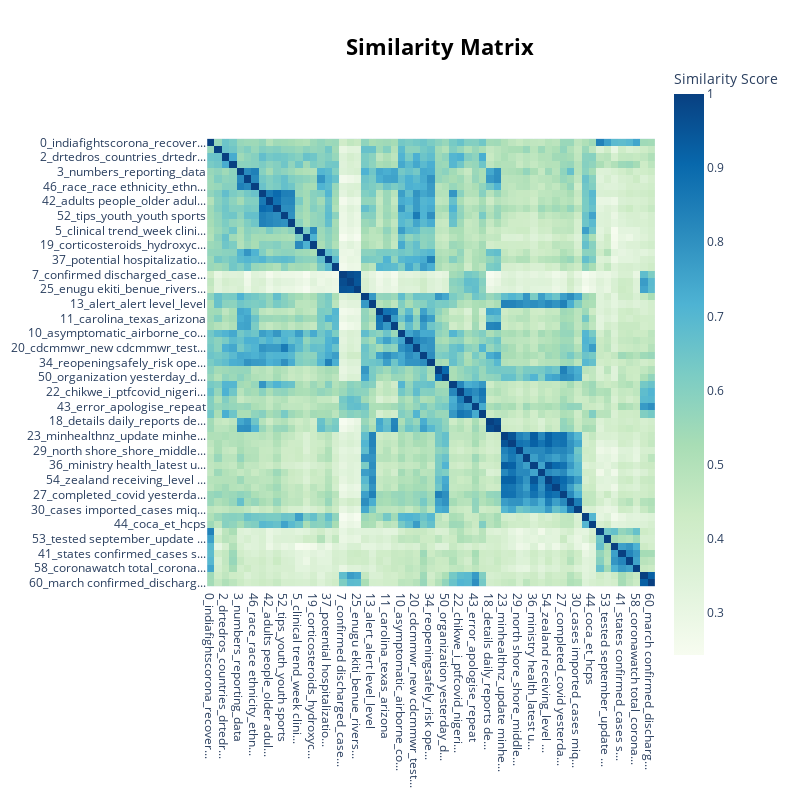

Notebook source saved alongside this figure:
### Code cell
topic_model_real.visualize_heatmap(n_clusters=20)

### Figure 1 — Plotly figure (JSON) as saved in the notebook; plotly's stock layout.template omitted (floating-point values rounded to 4 significant figures; data arrays with more than 128 entries replaced by an {"elided": "..."} marker saying what was removed)
{"data": [{"coloraxis": "coloraxis", "hovertemplate": "x: %{x}<br>y: %{y}<br>Similarity Score: %{z}<extra></extra>", "name": "0", "type": "heatmap", "x": ["0_indiafightscorona_recover...", "1_says_restrictions_uk", "2_drtedros_countries_drtedr...", "40_report update_covidscien...", "3_numbers_reporting_data", "17_data_hospitalization dat...", "46_race_race ethnicity_ethn...", "4_face covering_hands_cover...", "42_adults people_older adul...", "45_health department_depart...", "52_tips_youth_youth sports", "55_stress_cope stress_stres...", "5_clinical trend_week clini...", "16_mrna_vaccine_just announ...", "19_corticosteroids_hydroxyc...", "6_alexismadrigal_yeah_yayit...", "37_potential hospitalizatio...", "57_forecasts_forecasts sugg...", "7_confirmed discharged_case...", "21_covid lagos_covid nigeri...", "25_enugu ekiti_benue_rivers...", "8_contacted_referred_close ...", "13_alert_alert level_level", "9_day average_average_repor...", "11_carolina_texas_arizona", "28_published states_reporte...", "10_asymptomatic_airborne_co...", "12_covidview_covidview repo...", "20_cdcmmwr_new cdcmmwr_test...", "24_widespread_million covid...", "34_reopeningsafely_risk ope...", "14_completed_yesterday labo...", "50_organization yesterday_d...", "15_takeresponsibility_face ...", "22_chikwe_i_ptfcovid_nigeri...", "39_laboratory_molecular_net...", "43_error_apologise_repeat", "51_ipc_training_strengthening", "18_details daily_reports de...", "49_report tests_reports sta...", "23_minhealthnz_update minhe...", "26_update new_covid update_...", "29_north shore_shore_middle...", "31_arrived_man_dubai", "36_ministry health_latest u...", "47_auckland quarantine_incl...", "54_zealand receiving_level ...", "59_organization new_zealand...", "27_completed_covid yesterda...", "56_people reported_having r...", "30_cases imported_cases miq...", "32_medscape_physicians_poll", "44_coca_et_hcps", "33_covid recovery_india cov...", "53_tested september_update ...", "35_deaths indiafightscorona...", "41_states confirmed_cases s...", "48_migrated active_migrated...", "58_coronawatch total_corona...", "38_covid reported_reported ...", "60_march confirmed_discharg..."], "xaxis": "x", "y": ["0_indiafightscorona_recover...", "1_says_restrictions_uk", "2_drtedros_countries_drtedr...", "40_report update_covidscien...", "3_numbers_reporting_data", "17_data_hospitalization dat...", "46_race_race ethnicity_ethn...", "4_face covering_hands_cover...", "42_adults people_older adul...", "45_health department_depart...", "52_tips_youth_youth sports", "55_stress_cope stress_stres...", "5_clinical trend_week clini...", "16_mrna_vaccine_just announ...", "19_corticosteroids_hydroxyc...", "6_alexismadrigal_yeah_yayit...", "37_potential hospitalizatio...", "57_forecasts_forecasts sugg...", "7_confirmed discharged_case...", "21_covid lagos_covid nigeri...", "25_enugu ekiti_benue_rivers...", "8_contacted_referred_close ...", "13_alert_alert level_level", "9_day average_average_repor...", "11_carolina_texas_arizona", "28_published states_reporte...", "10_asymptomatic_airborne_co...", "12_covidview_covidview repo...", "20_cdcmmwr_new cdcmmwr_test...", "24_widespread_million covid...", "34_reopeningsafely_risk ope...", "14_completed_yesterday labo...", "50_organization yesterday_d...", "15_takeresponsibility_face ...", "22_chikwe_i_ptfcovid_nigeri...", "39_laboratory_molecular_net...", "43_error_apologise_repeat", "51_ipc_training_strengthening", "18_details daily_reports de...", "49_report tests_reports sta...", "23_minhealthnz_update minhe...", "26_update new_covid update_...", "29_north shore_shore_middle...", "31_arrived_man_dubai", "36_ministry health_latest u...", "47_auckland quarantine_incl...", "54_zealand receiving_level ...", "59_organization new_zealand...", "27_completed_covid yesterda...", "56_people reported_having r...", "30_cases imported_cases miq...", "32_medscape_physicians_poll", "44_coca_et_hcps", "33_covid recovery_india cov...", "53_tested september_update ...", "35_deaths indiafightscorona...", "41_states confirmed_cases s...", "48_migrated active_migrated...", "58_coronawatch total_corona...", "38_covid reported_reported ...", "60_march confirmed_discharg..."], "yaxis": "y", "z": {"elided": "61x61 float values"}}], "layout": {"coloraxis": {"colorbar": {"title": {"text": "Similarity Score"}}, "colorscale": [[0, "rgb(247,252,240)"], [0.125, "rgb(224,243,219)"], [0.25, "rgb(204,235,197)"], [0.375, "rgb(168,221,181)"], [0.5, "rgb(123,204,196)"], [0.625, "rgb(78,179,211)"], [0.75, "rgb(43,140,190)"], [0.875, "rgb(8,104,172)"], [1, "rgb(8,64,129)"]]}, "height": 800, "hoverlabel": {"bgcolor": "white", "font": {"family": "Rockwell", "size": 16}}, "legend": {"title": {"text": "Trend"}}, "margin": {"t": 60}, "showlegend": true, "title": {"font": {"color": "Black", "size": 22}, "text": "<b>Similarity Matrix</b>", "x": 0.55, "xanchor": "center", "y": 0.95, "yanchor": "top"}, "width": 800, "xaxis": {"anchor": "y", "constrain": "domain", "domain": [0, 1], "scaleanchor": "y"}, "yaxis": {"anchor": "x", "autorange": "reversed", "constrain": "domain", "domain": [0, 1]}}}
